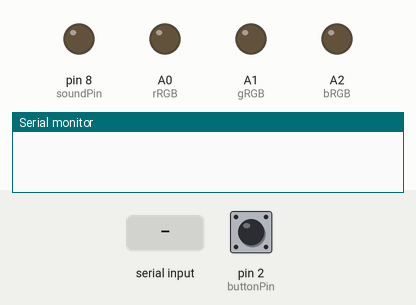
The sketch below on a simulated Arduino Uno, built with avr-gcc and run on an emulated ATmega328P. Parts: output pins drawn as LEDs (lit = HIGH), the last lines printed to the serial monitor. Inputs (shaded band) come from the test bench; at power-on: pin 2 (buttonPin) HIGH. Storage starts empty.

Above: at 1.2 s.
1.3 s: "1" received over Serial
At 2.7 s:
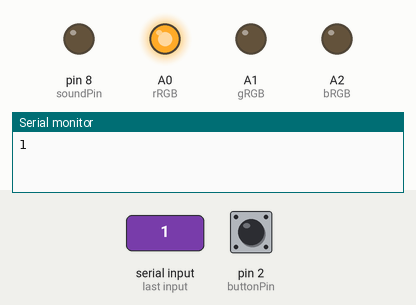
At 3.2 s:
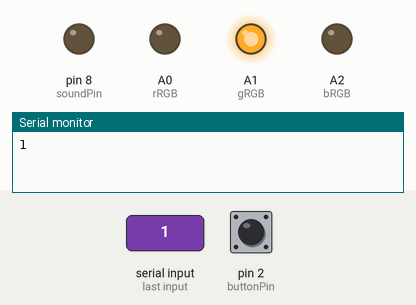
4.3 s: "0" received over Serial
At 7.2 s:
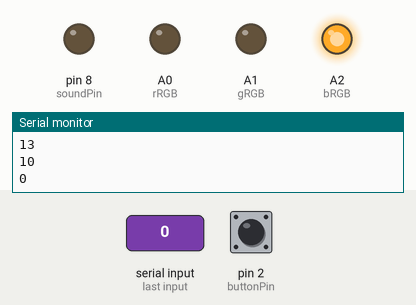
7.3 s: "2" received over Serial
Timing chart, 0 to 13.0 s (numbered marks = the images above; inputs shaded):
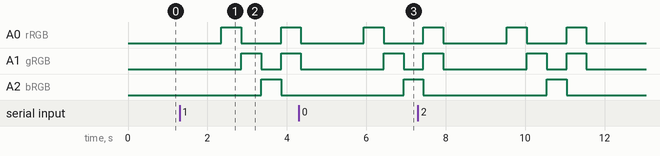

Measured:
- after the input at 1.3 s, A0 (rRGB): LOW → HIGH after 1.1 s, → LOW 0.50 s later, → HIGH 1.0 s later; A1 (gRGB): LOW → HIGH after 1.6 s, → LOW 0.50 s later, → HIGH 0.50 s later; A2 (bRGB): LOW → HIGH after 2.1 s, → LOW 0.50 s later
- after the input at 4.3 s, A2 (bRGB): LOW → HIGH after 2.6 s

The sketch:

mainProgram.ino
```cpp
//#include <Inventory.h>
#include <time.h>
#include <avr/sleep.h>
#include <avr/interrupt.h>
#include <SPI.h>
#include <SD.h>
//#include <iostream.h>
using namespace std;
const int buttonPin = 2;
const int rRGB = A0;
const int gRGB = A1;
const int bRGB = A2;
const int soundPin = 8;
const byte interruptPin = 2;
int debounceTime = 20;
volatile byte state = LOW;
const byte RED[3] = {255, 0, 0};
const byte GREEN[3] = {0, 255, 0};
const byte BLUE[3] = {0, 0, 255};
const byte ORANGE[3] = {255, 128, 0};
const byte OFF[3] = {0, 0, 0};
const int c = 262;
const int db = 277;
const int d = 294;
const int eb = 311;
const int e = 330;
const int f = 349;
const int gb = 370;
const int g = 392;
const int ab = 415;
const int a = 440;
const int b = 466;
const int h = 494;
int startMelody1[] = {c, d, e};
int startMelody2[] = {200, 200, 400};
int successMel1[] = {c, g};
int successMel2[] = {200, 400};
int failureMel1[] = {c, a/2};
int failureMel2[] = {200, 400};
int sleepMel1[] = {e, 0, e, g};
int sleepMel2[] = {80, 20, 200, 800};

String scannedObjects[5] = {"", "", "", "", ""};

File savedObjects;

void setup() {
  Serial.begin(9600);
  pinMode(buttonPin, INPUT_PULLUP);
  pinMode(rRGB, OUTPUT);
  pinMode(gRGB, OUTPUT);
  pinMode(bRGB, OUTPUT);
  pinMode(soundPin, OUTPUT);
  attachInterrupt(digitalPinToInterrupt(interruptPin), lightBlink, RISING);
}

bool scanning = false;

bool buttonPress(){
  int buttonState;
  buttonState = digitalRead(buttonPin);
    if (buttonState == HIGH) {
      delay(debounceTime);
      buttonState = digitalRead(buttonPin);
      if (buttonState == HIGH) {
        return true;
      }
    }
      return false;
}

String scanEAN(){
  while (Serial.available() == 0){};
  return Serial.readString();
}

bool stopScan(){
}

void saveProductsToFile(String scanObj[], String name){
  int numObj = 5;
  savedObjects = SD.open(name, FILE_WRITE);
  for (int i = 0; i < numObj; i++){
    savedObjects.println(scanObj[i]);
    Serial.println(scanObj[i]);
  }
    savedObjects.close();
}

void readProductsFromFile(String name){
  savedObjects = SD.open(name);
  while (savedObjects.available()) {
      Serial.println(savedObjects.read());
    }
    // close the file:
    savedObjects.close();

}

void setColor(const byte color[3]) {
  analogWrite(rRGB, color[0]);
  analogWrite(gRGB, color[1]);
  analogWrite(bRGB, color[2]);
}

void lightBlink(){
  setColor(RED);
  delay(500);
  setColor(GREEN);
  delay(500);
  setColor(BLUE);
  delay(500);
  setColor(ORANGE);
  delay(500);
  setColor(OFF);
  delay(500);
}

void wakeUp(){

}

void loop() {
  /*playMelody(startMelody1, startMelody2, sizeof(startMelody1)/sizeof(startMelody1[0]));
  delay(1000);
  playMelody(successMel1, successMel2, sizeof(successMel1)/sizeof(successMel1[0]));
  delay(1000);
  playMelody(failureMel1, failureMel2, sizeof(failureMel1)/sizeof(failureMel1[0]));

  lightBlink();*/
  timeInactive();
  /*if(buttonPressAdd()){
    Inventory scannedObjects(day(), month(), year());
    scanning = true;
    while(scanning) {
      scannedObjects.addProduct(scanEAN());
      scanning = !stopScan();
    }
    saveProductsToFile();
    saveFileToDB();
  }*/
  int i = 0;
  do {
    scannedObjects[i] = scanEAN();
    i++;
    while(!buttonPress() && Serial.available() == 0){};
  } while(!buttonPress() && i < 5);
  saveProductsToFile(scannedObjects, "savedobjects.txt");
  lightBlink();
  readProductsFromFile("savedobjects.txt");
}

void timeInactive() {

unsigned long startTime = millis();   // starts counting since function called
unsigned long currentTime = millis();
int buttonState;

  while (currentTime - startTime < 12000) {
    buttonState = digitalRead(buttonPin);
    if (buttonState == HIGH) {
      delay(debounceTime);
      buttonState = digitalRead(buttonPin);
      if (buttonState == HIGH) {
        break;
      }
    }
    currentTime = millis();
}
      if (currentTime - startTime >= 12000) {
        enterSleepMode();       //when inactive for 120 seconds, enters sleepmode
  }
  }

void enterSleepMode() {
  playMelody(sleepMel1, sleepMel2, sizeof(sleepMel1)/sizeof(sleepMel1[0]));
  set_sleep_mode(SLEEP_MODE_PWR_DOWN);
  sleep_mode();
}

void playMelody(int tonePitch[], int toneDur[], int numberTones){
  for (int i = 0; i < numberTones; i++){
    if (tonePitch[i] == 0){
      noTone(soundPin);
      delay(toneDur[i]);
    } else {
      tone(soundPin, tonePitch[i]);
      delay(toneDur[i]);
    }
  }
  noTone(soundPin);
}
```
